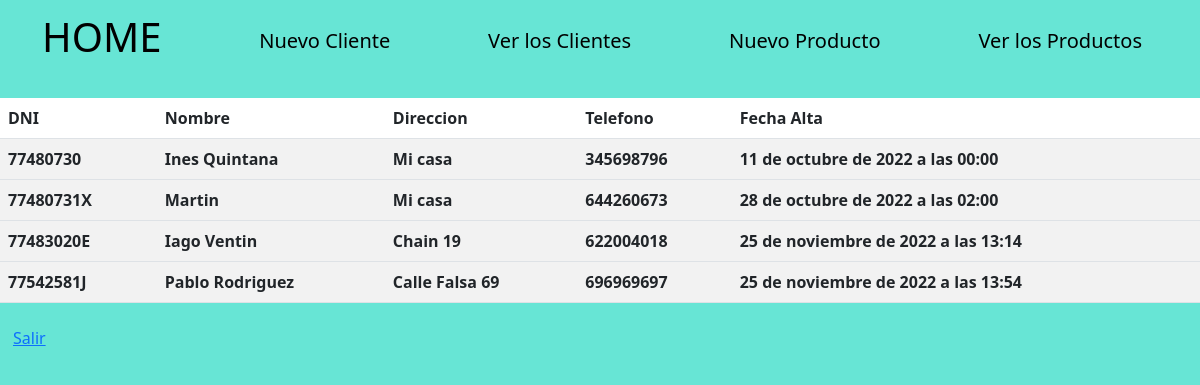
Page /clientes/list on the earlier database version.
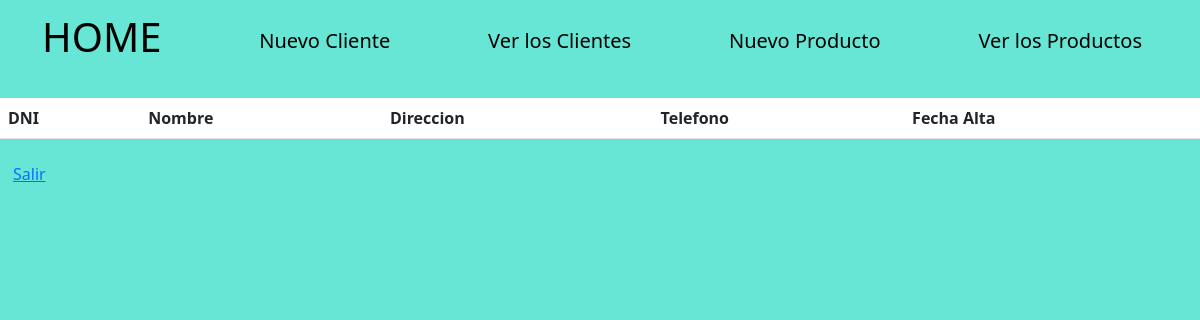
Same page on the later database version.
### misitio/models.py (models this page shows)
class Cliente(models.Model):
    dni = models.CharField(max_length=9)
    nombre = models.CharField(max_length=150, blank=False, null=False)
    fecha_alta = models.DateTimeField("Fecha de alta", blank=False, null=False)
    direccion = models.CharField(max_length=150, blank= False, null=True)
    mobile = models.CharField(max_length=15, blank=False, null=True)

### misitio/views.py (the view)
# urls.py: path('clientes/list', views.clientes_list, name='clientes_list'),
def clientes_list(request):
    clientes = Cliente.objects.order_by('fecha_alta')
    return  render(request, 'misitio/clientes_list.html', {'clientes': clientes})

### misitio/templates/misitio/clientes_list.html
{% extends 'misitio/base.html' %}
{% block content %}
    <div class="row mt-3">
        <div class="col">
            <table class="table table-striped">
                <thead>
                <tr>
                    <th>DNI</th>
                    <th>Nombre</th>
                    <th>Direccion</th>
                    <th>Telefono</th>
                    <th>Fecha Alta</th>
                </tr>
                </thead>
                <tbody>
                {% for Cliente in clientes %}
                    <tr>
                        <th>{{ Cliente.dni }}</th>
                        <th>{{ Cliente.nombre }}</th>
                        <th>{{ Cliente.direccion }}</th>
                        <th>{{ Cliente.mobile }}</th>
                        <th>{{ Cliente.fecha_alta }}</th>
                    </tr>
                    </tbody>
                {% endfor %}
            </table>
            <a class="btn btn-link" href="/logout">Salir</a></p>
        </div>
    </div>
{% endblock %}

Differences in the rows shown:
removed Cliente: dni "77480730", nombre "Ines Quintana", direccion "Mi casa", mobile "345698796", fecha_alta "11 de octubre de 2022 a las 00:00"
removed Cliente: dni "77480731X", nombre "Martin", direccion "Mi casa", mobile "644260673", fecha_alta "28 de octubre de 2022 a las 02:00"
removed Cliente: dni "77483020E", nombre "Iago Ventin", direccion "Chain 19", mobile "622004018", fecha_alta "25 de noviembre de 2022 a las 13:14"
removed Cliente: dni "77542581J", nombre "Pablo Rodriguez", direccion "Calle Falsa 69", mobile "696969697", fecha_alta "25 de noviembre de 2022 a las 13:54"
